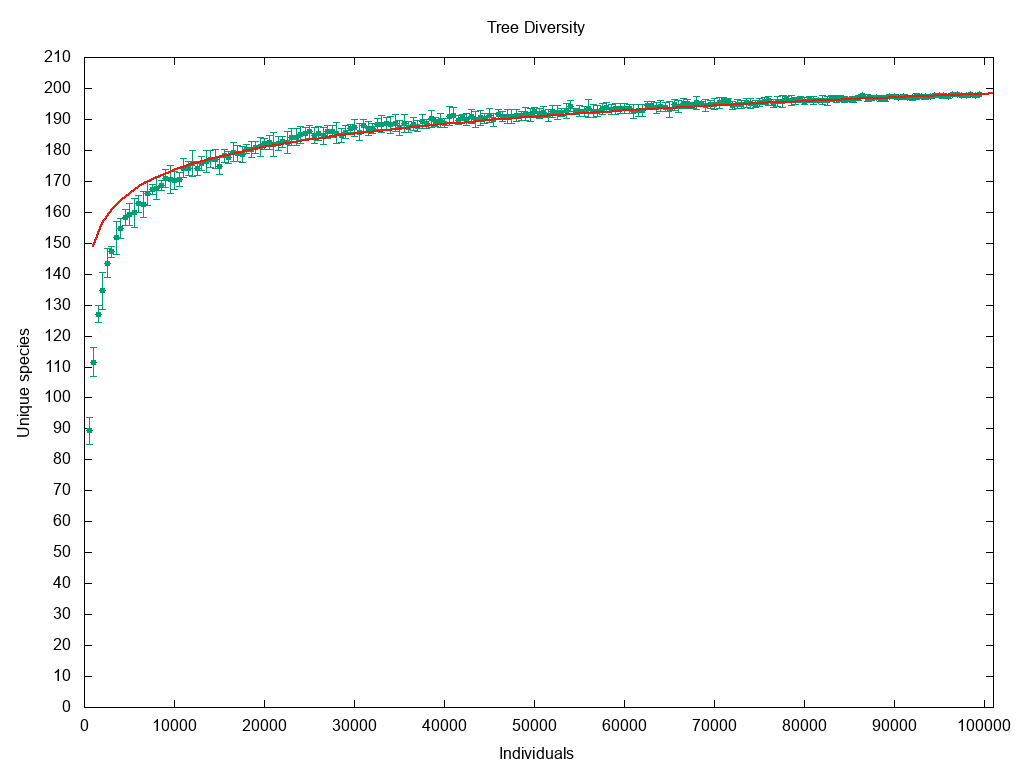

Reproduce this figure in gnuplot.
set title "Tree Diversity"
set ylabel "Unique species"
set xlabel "Individuals"
set yrange [0:210]
set xrange [0:101000]
set xtics 10000
set ytics 10
set term png size 1024,768
set output "tree_species_individual.png"
g(x) = c * log(x * k)
c = 200
k = 100
fit g(x) "tree_species_individual_data" using 1:2:3 yerrors via c, k
plot "tree_species_individual_data" with yerrorbars lc 2 pt 7 title '', g(x) lw 2 lc 7 title ''
